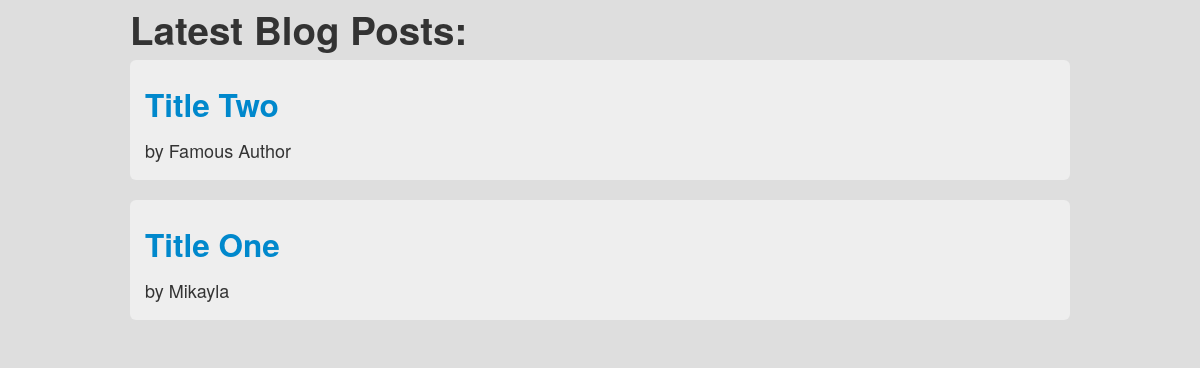
/blog/, run on an earlier commit of the app's database.
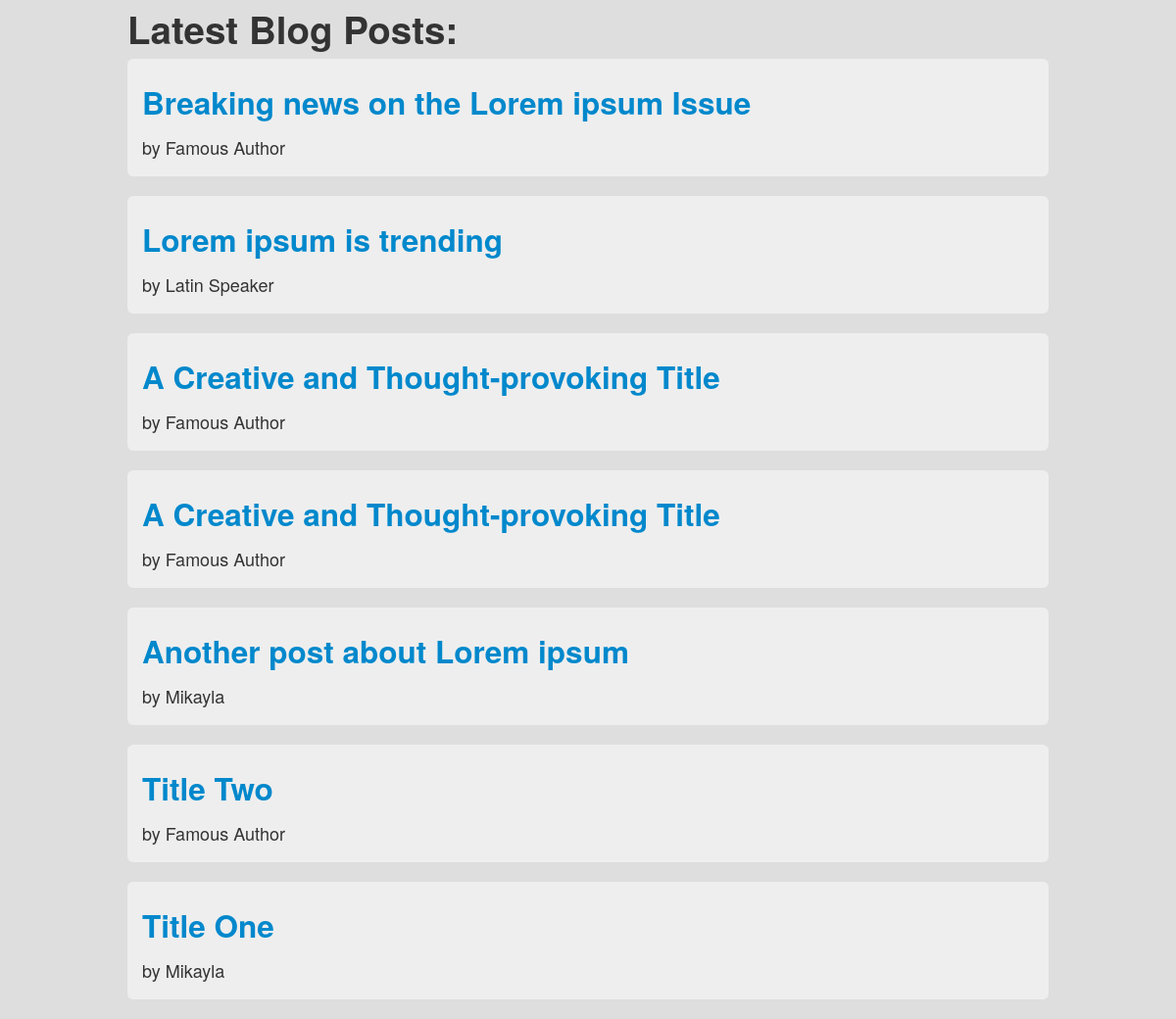
And on a later commit of the database.
### blog/models.py (models this page shows, shortened)
class Post(models.Model):
	title = models.CharField(max_length=200)
	pub_date = models.DateTimeField('date published')
	author = models.CharField(max_length=50)
	text = models.TextField()
	edit_date = models.DateTimeField('date last edited')
	class Meta:
		ordering = ('pub_date',)

### blog/views.py (the view)
def index(request):
	latest_post_list = Post.objects.order_by('-pub_date')[:9]
	context = {'latest_post_list': latest_post_list}
	return render(request, 'blog/index.html', context)

### blog/templates/blog/index.html (shortened to what this page needs)
{% load staticfiles %}
<!DOCTYPE html>
<html>
  <head>
    <link href={% static 'blog/bootstrap.css' %} type = "text/css" rel="stylesheet" media="screen">
  </head>
<body>
<div class="container">
{% if latest_post_list %}
	<h1>Latest Blog Posts: </h1>
	{% for post in latest_post_list %}
		<div class="hero-unit">
			<h2><a href="{% url 'blog:detail' post.id %}">{{ post.title }}</a></h2>
			by {{ post.author }}
		</div>
	{% endfor %}
{% else %}
<h2>No posts have been written.</h2>
{% endif %}
</div>
</body>
</html>

What changed in the data, as far as the page shows it:
added Post: title "Breaking news on the Lorem ipsum Issue", author "Famous Author"
added Post: title "Lorem ipsum is trending", author "Latin Speaker"
added Post: title "A Creative and Thought-provoking Title", author "Famous Author"
added Post: title "A Creative and Thought-provoking Title", author "Famous Author"
added Post: title "Another post about Lorem ipsum", author "Mikayla"
